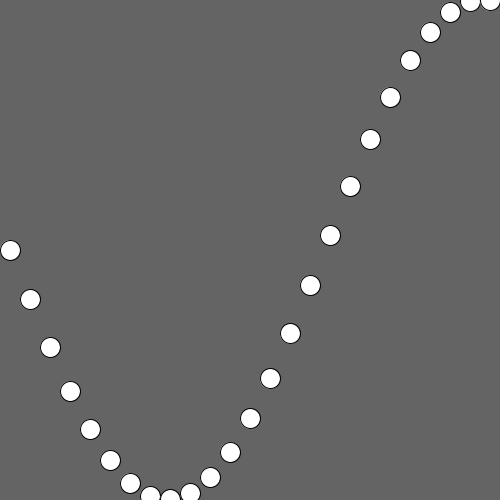
Frame 1 (no input)
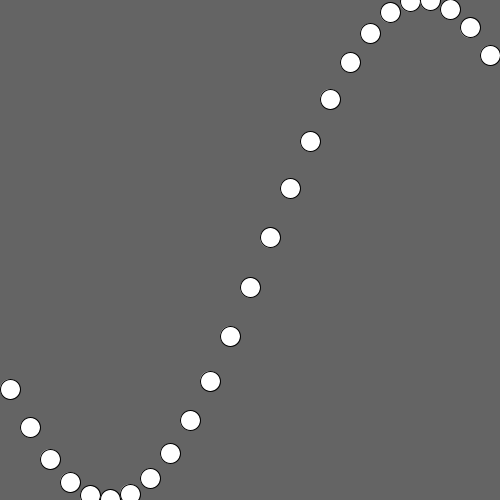
Frame 60 (the mouse pressed at the canvas centre just before this capture)
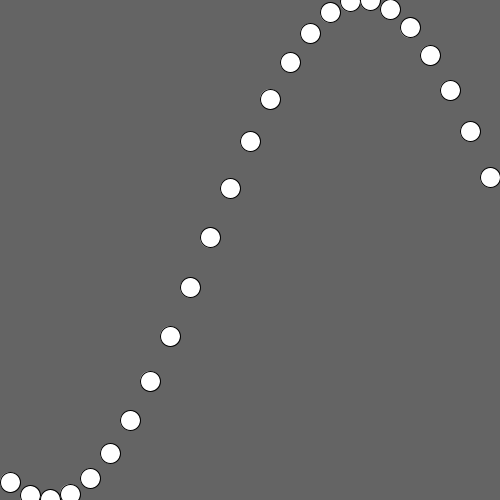
Frame 120 (the mouse held since frame 60 and released just before this capture)

The Processing sketch that drew these frames (run headless with seeded random() and noise(); from frame 60 on, the mouse is pressed at the canvas centre):

// Processing sketch: Q3final
// ── Q3final.pde
int num = 25; 
float xPos [] = new float[num]; 
int size = 20; 
float theta;
int waveOffset; 
int number=25;


void setup() {
  size(500, 500); 
  int spacing = width/num; 
  for (int i = 0; i<num; i++) {
    xPos[i] = i * spacing+ size/2;
  }
}

void draw() {
  background(100); 


  for (int i = 0; i<num; i++) {
    ellipse(xPos[i], height/2 + sin(theta + i*.2)*height/2, size, size );
  }

  theta += .01;
}
